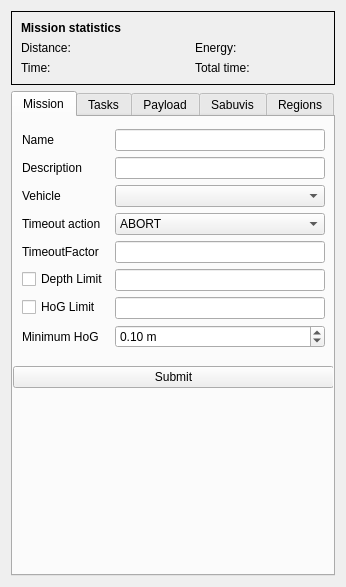
<?xml version="1.0" encoding="UTF-8"?>
<ui version="4.0">
 <class>MissionWidget</class>
 <widget class="QWidget" name="MissionWidget">
  <property name="geometry">
   <rect>
    <x>0</x>
    <y>0</y>
    <width>346</width>
    <height>587</height>
   </rect>
  </property>
  <property name="windowTitle">
   <string>Form</string>
  </property>
  <layout class="QVBoxLayout" name="verticalLayout">
   <item>
    <widget class="QFrame" name="frameStatistics">
     <property name="sizePolicy">
      <sizepolicy hsizetype="Expanding" vsizetype="Preferred">
       <horstretch>1</horstretch>
       <verstretch>0</verstretch>
      </sizepolicy>
     </property>
     <property name="frameShape">
      <enum>QFrame::Panel</enum>
     </property>
     <layout class="QGridLayout" name="gridLayout">
      <property name="sizeConstraint">
       <enum>QLayout::SetMaximumSize</enum>
      </property>
      <item row="2" column="0">
       <widget class="QLabel" name="label2">
        <property name="sizePolicy">
         <sizepolicy hsizetype="Preferred" vsizetype="Fixed">
          <horstretch>0</horstretch>
          <verstretch>0</verstretch>
         </sizepolicy>
        </property>
        <property name="maximumSize">
         <size>
          <width>16777215</width>
          <height>14</height>
         </size>
        </property>
        <property name="text">
         <string>Time:</string>
        </property>
        <property name="alignment">
         <set>Qt::AlignLeading|Qt::AlignLeft|Qt::AlignVCenter</set>
        </property>
       </widget>
      </item>
      <item row="2" column="2">
       <widget class="QLabel" name="label2_2">
        <property name="sizePolicy">
         <sizepolicy hsizetype="Preferred" vsizetype="Fixed">
          <horstretch>0</horstretch>
          <verstretch>0</verstretch>
         </sizepolicy>
        </property>
        <property name="maximumSize">
         <size>
          <width>16777215</width>
          <height>14</height>
         </size>
        </property>
        <property name="text">
         <string>Total time:</string>
        </property>
        <property name="alignment">
         <set>Qt::AlignLeading|Qt::AlignLeft|Qt::AlignVCenter</set>
        </property>
       </widget>
      </item>
      <item row="1" column="0">
       <widget class="QLabel" name="label1">
        <property name="sizePolicy">
         <sizepolicy hsizetype="Preferred" vsizetype="Fixed">
          <horstretch>0</horstretch>
          <verstretch>0</verstretch>
         </sizepolicy>
        </property>
        <property name="maximumSize">
         <size>
          <width>16777215</width>
          <height>14</height>
         </size>
        </property>
        <property name="text">
         <string>Distance:</string>
        </property>
        <property name="alignment">
         <set>Qt::AlignLeading|Qt::AlignLeft|Qt::AlignVCenter</set>
        </property>
       </widget>
      </item>
      <item row="1" column="3">
       <widget class="QLabel" name="editEnergyConsumption">
        <property name="sizePolicy">
         <sizepolicy hsizetype="Preferred" vsizetype="Fixed">
          <horstretch>0</horstretch>
          <verstretch>0</verstretch>
         </sizepolicy>
        </property>
        <property name="maximumSize">
         <size>
          <width>16777215</width>
          <height>14</height>
         </size>
        </property>
        <property name="toolTip">
         <string>Estimated energy consumption (not computed yet)</string>
        </property>
        <property name="text">
         <string/>
        </property>
       </widget>
      </item>
      <item row="1" column="1">
       <widget class="QLabel" name="editTotalDistance">
        <property name="sizePolicy">
         <sizepolicy hsizetype="Preferred" vsizetype="Fixed">
          <horstretch>0</horstretch>
          <verstretch>0</verstretch>
         </sizepolicy>
        </property>
        <property name="maximumSize">
         <size>
          <width>16777215</width>
          <height>14</height>
         </size>
        </property>
        <property name="font">
         <font>
          <weight>75</weight>
          <bold>true</bold>
         </font>
        </property>
        <property name="toolTip">
         <string>Total distance of mission in meters</string>
        </property>
        <property name="text">
         <string/>
        </property>
       </widget>
      </item>
      <item row="2" column="1">
       <widget class="QLabel" name="editTotalTime">
        <property name="sizePolicy">
         <sizepolicy hsizetype="Preferred" vsizetype="Fixed">
          <horstretch>0</horstretch>
          <verstretch>0</verstretch>
         </sizepolicy>
        </property>
        <property name="maximumSize">
         <size>
          <width>16777215</width>
          <height>14</height>
         </size>
        </property>
        <property name="font">
         <font>
          <weight>75</weight>
          <bold>true</bold>
         </font>
        </property>
        <property name="toolTip">
         <string>Time required to fulfill mission with given speed</string>
        </property>
        <property name="text">
         <string/>
        </property>
       </widget>
      </item>
      <item row="2" column="3">
       <widget class="QLabel" name="editTotalTimeout">
        <property name="sizePolicy">
         <sizepolicy hsizetype="Preferred" vsizetype="Fixed">
          <horstretch>0</horstretch>
          <verstretch>0</verstretch>
         </sizepolicy>
        </property>
        <property name="maximumSize">
         <size>
          <width>16777215</width>
          <height>14</height>
         </size>
        </property>
        <property name="toolTip">
         <string>Total mission time before stopping the vehicle (timeout)</string>
        </property>
        <property name="text">
         <string/>
        </property>
       </widget>
      </item>
      <item row="1" column="2">
       <widget class="QLabel" name="label_3">
        <property name="sizePolicy">
         <sizepolicy hsizetype="Preferred" vsizetype="Fixed">
          <horstretch>0</horstretch>
          <verstretch>0</verstretch>
         </sizepolicy>
        </property>
        <property name="maximumSize">
         <size>
          <width>16777215</width>
          <height>14</height>
         </size>
        </property>
        <property name="text">
         <string>Energy:</string>
        </property>
       </widget>
      </item>
      <item row="0" column="0">
       <widget class="QLabel" name="label_8">
        <property name="font">
         <font>
          <weight>75</weight>
          <bold>true</bold>
         </font>
        </property>
        <property name="text">
         <string>Mission statistics</string>
        </property>
       </widget>
      </item>
     </layout>
    </widget>
   </item>
   <item>
    <widget class="QTabWidget" name="tabWidget">
     <property name="sizePolicy">
      <sizepolicy hsizetype="Expanding" vsizetype="Expanding">
       <horstretch>0</horstretch>
       <verstretch>0</verstretch>
      </sizepolicy>
     </property>
     <property name="currentIndex">
      <number>0</number>
     </property>
     <widget class="QWidget" name="missionTab">
      <attribute name="title">
       <string>Mission</string>
      </attribute>
      <widget class="QWidget" name="">
       <property name="geometry">
        <rect>
         <x>0</x>
         <y>0</y>
         <width>321</width>
         <height>274</height>
        </rect>
       </property>
       <layout class="QVBoxLayout" name="verticalLayout_3" stretch="0,0">
        <item>
         <widget class="QWidget" name="widget_3" native="true">
          <property name="enabled">
           <bool>true</bool>
          </property>
          <property name="sizePolicy">
           <sizepolicy hsizetype="Expanding" vsizetype="Fixed">
            <horstretch>0</horstretch>
            <verstretch>0</verstretch>
           </sizepolicy>
          </property>
          <layout class="QFormLayout" name="formLayout">
           <property name="fieldGrowthPolicy">
            <enum>QFormLayout::AllNonFixedFieldsGrow</enum>
           </property>
           <item row="0" column="0">
            <widget class="QLabel" name="label_4">
             <property name="text">
              <string>Name</string>
             </property>
            </widget>
           </item>
           <item row="0" column="1">
            <widget class="QLineEdit" name="editName"/>
           </item>
           <item row="1" column="0">
            <widget class="QLabel" name="label">
             <property name="text">
              <string>Description</string>
             </property>
            </widget>
           </item>
           <item row="1" column="1">
            <widget class="QLineEdit" name="editDescription"/>
           </item>
           <item row="2" column="0">
            <widget class="QLabel" name="label_13">
             <property name="text">
              <string>Vehicle</string>
             </property>
            </widget>
           </item>
           <item row="2" column="1">
            <widget class="QComboBox" name="comboVehicle"/>
           </item>
           <item row="3" column="0">
            <widget class="QLabel" name="label_6">
             <property name="text">
              <string>Timeout action</string>
             </property>
            </widget>
           </item>
           <item row="3" column="1">
            <widget class="QComboBox" name="comboTaskTimeoutAction">
             <item>
              <property name="text">
               <string>ABORT</string>
              </property>
             </item>
             <item>
              <property name="text">
               <string>CONTINUE</string>
              </property>
             </item>
            </widget>
           </item>
           <item row="4" column="0">
            <widget class="QLabel" name="label_7">
             <property name="text">
              <string>TimeoutFactor</string>
             </property>
            </widget>
           </item>
           <item row="4" column="1">
            <widget class="QLineEdit" name="editTimeoutFactor">
             <property name="text">
              <string/>
             </property>
             <property name="maxLength">
              <number>5</number>
             </property>
             <property name="alignment">
              <set>Qt::AlignRight|Qt::AlignTrailing|Qt::AlignVCenter</set>
             </property>
            </widget>
           </item>
           <item row="5" column="1">
            <widget class="QLineEdit" name="editDepthLimit">
             <property name="enabled">
              <bool>true</bool>
             </property>
             <property name="toolTip">
              <string>Setting this value adds a hard limit to a mission region.</string>
             </property>
             <property name="alignment">
              <set>Qt::AlignRight|Qt::AlignTrailing|Qt::AlignVCenter</set>
             </property>
            </widget>
           </item>
           <item row="6" column="0">
            <widget class="QCheckBox" name="cbHoGLimit">
             <property name="enabled">
              <bool>true</bool>
             </property>
             <property name="toolTip">
              <string>Activating this checkbox adds a hard limit to a mission region.</string>
             </property>
             <property name="layoutDirection">
              <enum>Qt::LeftToRight</enum>
             </property>
             <property name="text">
              <string>HoG Limit</string>
             </property>
            </widget>
           </item>
           <item row="6" column="1">
            <widget class="QLineEdit" name="editHoGLimit">
             <property name="enabled">
              <bool>true</bool>
             </property>
             <property name="toolTip">
              <string>Setting this value adds a hard limit to a mission region.</string>
             </property>
             <property name="alignment">
              <set>Qt::AlignRight|Qt::AlignTrailing|Qt::AlignVCenter</set>
             </property>
            </widget>
           </item>
           <item row="7" column="0">
            <widget class="QLabel" name="minimumHeightLabel">
             <property name="text">
              <string>Minimum HoG</string>
             </property>
            </widget>
           </item>
           <item row="7" column="1">
            <widget class="QDoubleSpinBox" name="minimumHeightDoubleSpinBox">
             <property name="toolTip">
              <string>Setting this value to anything else than 0.0 adds a MinAltitudeX behavior to the mission</string>
             </property>
             <property name="correctionMode">
              <enum>QAbstractSpinBox::CorrectToNearestValue</enum>
             </property>
             <property name="suffix">
              <string> m</string>
             </property>
             <property name="decimals">
              <number>2</number>
             </property>
             <property name="minimum">
              <double>0.000000000000000</double>
             </property>
             <property name="maximum">
              <double>85.000000000000000</double>
             </property>
             <property name="value">
              <double>0.100000000000000</double>
             </property>
            </widget>
           </item>
           <item row="5" column="0">
            <widget class="QCheckBox" name="cbDepthLimit">
             <property name="enabled">
              <bool>true</bool>
             </property>
             <property name="toolTip">
              <string>Activating this checkbox adds a hard limit to a mission region.</string>
             </property>
             <property name="layoutDirection">
              <enum>Qt::LeftToRight</enum>
             </property>
             <property name="text">
              <string>Depth Limit</string>
             </property>
            </widget>
           </item>
          </layout>
         </widget>
        </item>
        <item>
         <widget class="QPushButton" name="buttonSubmitProperties">
          <property name="sizePolicy">
           <sizepolicy hsizetype="Expanding" vsizetype="Fixed">
            <horstretch>0</horstretch>
            <verstretch>0</verstretch>
           </sizepolicy>
          </property>
          <property name="text">
           <string>Submit</string>
          </property>
         </widget>
        </item>
       </layout>
      </widget>
     </widget>
     <widget class="QWidget" name="tasksTab">
      <attribute name="title">
       <string>Tasks</string>
      </attribute>
      <layout class="QVBoxLayout" name="verticalLayout_5">
       <item>
        <widget class="QWidget" name="widget_4" native="true">
         <property name="sizePolicy">
          <sizepolicy hsizetype="Preferred" vsizetype="Fixed">
           <horstretch>0</horstretch>
           <verstretch>0</verstretch>
          </sizepolicy>
         </property>
         <layout class="QHBoxLayout" name="horizontalLayout_4">
          <property name="spacing">
           <number>6</number>
          </property>
          <property name="leftMargin">
           <number>0</number>
          </property>
          <property name="topMargin">
           <number>0</number>
          </property>
          <property name="rightMargin">
           <number>0</number>
          </property>
          <property name="bottomMargin">
           <number>0</number>
          </property>
          <item>
           <widget class="QListView" name="taskList">
            <property name="sizePolicy">
             <sizepolicy hsizetype="Expanding" vsizetype="Expanding">
              <horstretch>0</horstretch>
              <verstretch>0</verstretch>
             </sizepolicy>
            </property>
           </widget>
          </item>
          <item>
           <widget class="QWidget" name="widget_2" native="true">
            <layout class="QVBoxLayout" name="verticalLayout_2">
             <item>
              <widget class="QToolButton" name="buttonAddTask">
               <property name="toolTip">
                <string>Add a task</string>
               </property>
               <property name="text">
                <string/>
               </property>
               <property name="icon">
                <iconset resource="../resources.qrc">
                 <normaloff>:/:/plugins/PathPlanner_3/icons/add.png</normaloff>:/:/plugins/PathPlanner_3/icons/add.png</iconset>
               </property>
              </widget>
             </item>
             <item>
              <widget class="QToolButton" name="buttonRemoveTask">
               <property name="toolTip">
                <string>Remove selected task</string>
               </property>
               <property name="text">
                <string/>
               </property>
               <property name="icon">
                <iconset resource="../resources.qrc">
                 <normaloff>:/:/plugins/PathPlanner_3/icons/remove.png</normaloff>:/:/plugins/PathPlanner_3/icons/remove.png</iconset>
               </property>
              </widget>
             </item>
             <item>
              <spacer name="verticalSpacer_2">
               <property name="orientation">
                <enum>Qt::Vertical</enum>
               </property>
               <property name="sizeType">
                <enum>QSizePolicy::Maximum</enum>
               </property>
               <property name="sizeHint" stdset="0">
                <size>
                 <width>20</width>
                 <height>10</height>
                </size>
               </property>
              </spacer>
             </item>
             <item>
              <widget class="QToolButton" name="buttonTaskUp">
               <property name="toolTip">
                <string>Move task up</string>
               </property>
               <property name="text">
                <string/>
               </property>
               <property name="icon">
                <iconset resource="../resources.qrc">
                 <normaloff>:/:/plugins/PathPlanner_3/icons/arrowUp.png</normaloff>:/:/plugins/PathPlanner_3/icons/arrowUp.png</iconset>
               </property>
              </widget>
             </item>
             <item>
              <widget class="QToolButton" name="buttonTaskDown">
               <property name="toolTip">
                <string>Move task down</string>
               </property>
               <property name="text">
                <string/>
               </property>
               <property name="icon">
                <iconset resource="../resources.qrc">
                 <normaloff>:/:/plugins/PathPlanner_3/icons/arrowDown.png</normaloff>:/:/plugins/PathPlanner_3/icons/arrowDown.png</iconset>
               </property>
              </widget>
             </item>
             <item>
              <spacer name="verticalSpacer">
               <property name="orientation">
                <enum>Qt::Vertical</enum>
               </property>
               <property name="sizeHint" stdset="0">
                <size>
                 <width>20</width>
                 <height>10</height>
                </size>
               </property>
              </spacer>
             </item>
             <item>
              <widget class="QToolButton" name="buttonRenameTask">
               <property name="toolTip">
                <string>Edit task name</string>
               </property>
               <property name="text">
                <string>...</string>
               </property>
               <property name="icon">
                <iconset resource="../resources.qrc">
                 <normaloff>:/:/plugins/PathPlanner_3/icons/edit.png</normaloff>:/:/plugins/PathPlanner_3/icons/edit.png</iconset>
               </property>
              </widget>
             </item>
            </layout>
           </widget>
          </item>
         </layout>
        </widget>
       </item>
       <item>
        <widget class="Line" name="line_2">
         <property name="orientation">
          <enum>Qt::Horizontal</enum>
         </property>
        </widget>
       </item>
       <item>
        <widget class="QWidget" name="taskEditWidget" native="true">
         <property name="sizePolicy">
          <sizepolicy hsizetype="Preferred" vsizetype="Preferred">
           <horstretch>0</horstretch>
           <verstretch>0</verstretch>
          </sizepolicy>
         </property>
         <property name="maximumSize">
          <size>
           <width>16777215</width>
           <height>450</height>
          </size>
         </property>
         <layout class="QVBoxLayout" name="verticalLayout_4">
          <property name="leftMargin">
           <number>0</number>
          </property>
          <property name="topMargin">
           <number>0</number>
          </property>
          <property name="rightMargin">
           <number>0</number>
          </property>
          <property name="bottomMargin">
           <number>0</number>
          </property>
         </layout>
        </widget>
       </item>
      </layout>
     </widget>
     <widget class="QWidget" name="payloadTab">
      <attribute name="title">
       <string>Payload</string>
      </attribute>
      <layout class="QHBoxLayout" name="horizontalLayout">
       <item>
        <widget class="QListView" name="payloadList"/>
       </item>
       <item>
        <widget class="QWidget" name="widget_7" native="true">
         <layout class="QVBoxLayout" name="verticalLayout_6">
          <item>
           <widget class="QToolButton" name="buttonAddPayloadItem">
            <property name="text">
             <string/>
            </property>
            <property name="icon">
             <iconset resource="../resources.qrc">
              <normaloff>:/:/plugins/PathPlanner_3/icons/add.png</normaloff>:/:/plugins/PathPlanner_3/icons/add.png</iconset>
            </property>
           </widget>
          </item>
          <item>
           <widget class="QToolButton" name="buttonRemovePayloadItem">
            <property name="text">
             <string/>
            </property>
            <property name="icon">
             <iconset resource="../resources.qrc">
              <normaloff>:/:/plugins/PathPlanner_3/icons/remove.png</normaloff>:/:/plugins/PathPlanner_3/icons/remove.png</iconset>
            </property>
           </widget>
          </item>
          <item>
           <spacer name="verticalSpacer_7">
            <property name="orientation">
             <enum>Qt::Vertical</enum>
            </property>
            <property name="sizeHint" stdset="0">
             <size>
              <width>20</width>
              <height>40</height>
             </size>
            </property>
           </spacer>
          </item>
         </layout>
        </widget>
       </item>
      </layout>
     </widget>
     <widget class="QWidget" name="sabuvisPropertiesTab">
      <attribute name="title">
       <string>Sabuvis</string>
      </attribute>
      <layout class="QFormLayout" name="formLayout_2">
       <property name="fieldGrowthPolicy">
        <enum>QFormLayout::AllNonFixedFieldsGrow</enum>
       </property>
       <item row="0" column="0">
        <widget class="QLabel" name="label_2">
         <property name="text">
          <string>Depth mode (NOT USED)</string>
         </property>
        </widget>
       </item>
       <item row="0" column="1">
        <widget class="QComboBox" name="comboDepthMode">
         <item>
          <property name="text">
           <string>Dynamic</string>
          </property>
         </item>
         <item>
          <property name="text">
           <string>Static</string>
          </property>
         </item>
        </widget>
       </item>
       <item row="1" column="0">
        <widget class="QLabel" name="label_5">
         <property name="text">
          <string>Propeller mode (NOT USED)</string>
         </property>
        </widget>
       </item>
       <item row="1" column="1">
        <widget class="QComboBox" name="comboPropellerMode">
         <item>
          <property name="text">
           <string>Normal</string>
          </property>
         </item>
         <item>
          <property name="text">
           <string>Steady pitch</string>
          </property>
         </item>
         <item>
          <property name="text">
           <string>Steady yaw</string>
          </property>
         </item>
         <item>
          <property name="text">
           <string>Disabled</string>
          </property>
         </item>
        </widget>
       </item>
      </layout>
     </widget>
     <widget class="QWidget" name="regionsTab">
      <attribute name="title">
       <string>Regions</string>
      </attribute>
      <layout class="QVBoxLayout" name="verticalLayout_7">
       <item>
        <layout class="QVBoxLayout" name="regionsLayout">
         <item>
          <widget class="QWidget" name="widget_5" native="true">
           <layout class="QHBoxLayout" name="horizontalLayout_2">
            <property name="leftMargin">
             <number>0</number>
            </property>
            <property name="topMargin">
             <number>0</number>
            </property>
            <property name="rightMargin">
             <number>0</number>
            </property>
            <property name="bottomMargin">
             <number>0</number>
            </property>
            <item>
             <widget class="QListView" name="regionsListView"/>
            </item>
            <item>
             <widget class="QWidget" name="widget" native="true">
              <layout class="QVBoxLayout" name="verticalLayout_9">
               <item>
                <widget class="QToolButton" name="buttonAddRestrictedArea">
                 <property name="toolTip">
                  <string>Add a restricted (forbidden) area that the vehicle will not cross</string>
                 </property>
                 <property name="text">
                  <string/>
                 </property>
                 <property name="icon">
                  <iconset resource="../resources.qrc">
                   <normaloff>:/:/plugins/PathPlanner_3/icons/addrestrictedRegion.png</normaloff>:/:/plugins/PathPlanner_3/icons/addrestrictedRegion.png</iconset>
                 </property>
                </widget>
               </item>
               <item>
                <widget class="QToolButton" name="buttonAddMissionArea">
                 <property name="toolTip">
                  <string>Add the mission area for the vehicle that it will not leave</string>
                 </property>
                 <property name="text">
                  <string/>
                 </property>
                 <property name="icon">
                  <iconset resource="../resources.qrc">
                   <normaloff>:/:/plugins/PathPlanner_3/icons/addMissionRegion.png</normaloff>:/:/plugins/PathPlanner_3/icons/addMissionRegion.png</iconset>
                 </property>
                </widget>
               </item>
               <item>
                <widget class="QToolButton" name="buttonRemoveArea">
                 <property name="toolTip">
                  <string>Remove the selected region from the list</string>
                 </property>
                 <property name="text">
                  <string>...</string>
                 </property>
                 <property name="icon">
                  <iconset resource="../resources.qrc">
                   <normaloff>:/:/plugins/PathPlanner_3/icons/remove.png</normaloff>:/:/plugins/PathPlanner_3/icons/remove.png</iconset>
                 </property>
                </widget>
               </item>
               <item>
                <spacer name="verticalSpacer_3">
                 <property name="orientation">
                  <enum>Qt::Vertical</enum>
                 </property>
                 <property name="sizeHint" stdset="0">
                  <size>
                   <width>20</width>
                   <height>40</height>
                  </size>
                 </property>
                </spacer>
               </item>
              </layout>
             </widget>
            </item>
           </layout>
          </widget>
         </item>
        </layout>
       </item>
       <item>
        <widget class="Line" name="line">
         <property name="orientation">
          <enum>Qt::Horizontal</enum>
         </property>
        </widget>
       </item>
      </layout>
     </widget>
    </widget>
   </item>
  </layout>
 </widget>
 <resources>
  <include location="../resources.qrc"/>
 </resources>
 <connections/>
</ui>
